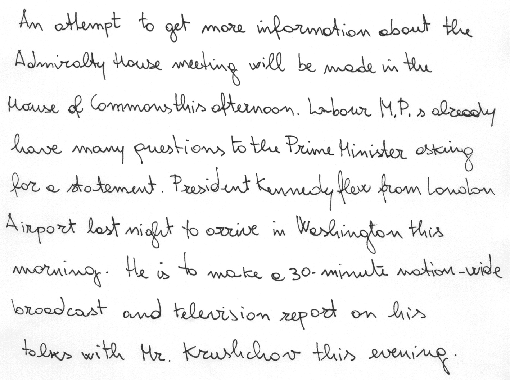
#> input picture text/handwritten.png, 510 x 380 px
$ jupyter execute --allow-errors Segmentation.ipynb
#> lines starting #> are read from the running program, lines starting #| are printed output that depends on the picture; after the words box and inside, x2 and y2 are one past the last pixel; in counts of white or black regions, pixels touching at a corner belong together
[cell 1]
import cv2
import os
import matplotlib.pyplot as plt
import numpy as np

[cell 2]
import pytesseract
pytesseract.pytesseract.tesseract_cmd = r'C:\Program Files\Tesseract-OCR\tesseract.exe'

[cell 3]
image_path = "text/handwritten.png"
image = cv2.imread(image_path)
#> image is the input picture: shape (380, 510, 3); min 28, max 255, mean 242
print(image.shape)
#| (380, 510, 3)

[cell 4]
gray_image = cv2.cvtColor(image, cv2.COLOR_RGB2GRAY)
plt.imshow(gray_image, cmap='gray')

[cell 5]
threshold_value = 100
a, thresholded_image = cv2.threshold(gray_image, threshold_value, 255, cv2.THRESH_BINARY)
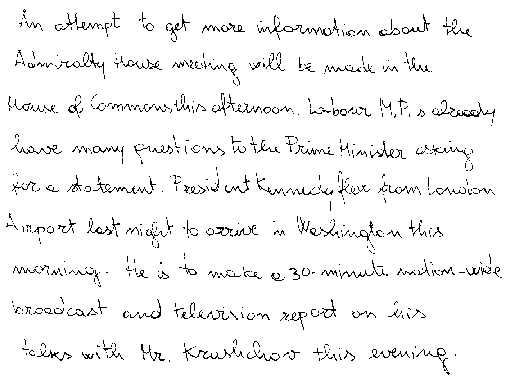
#> thresholded_image: shape (380, 510); 95.7% white; black in thin lines or dots
#> a = 100


$ run again, with text/words.png copied over text/handwritten.png
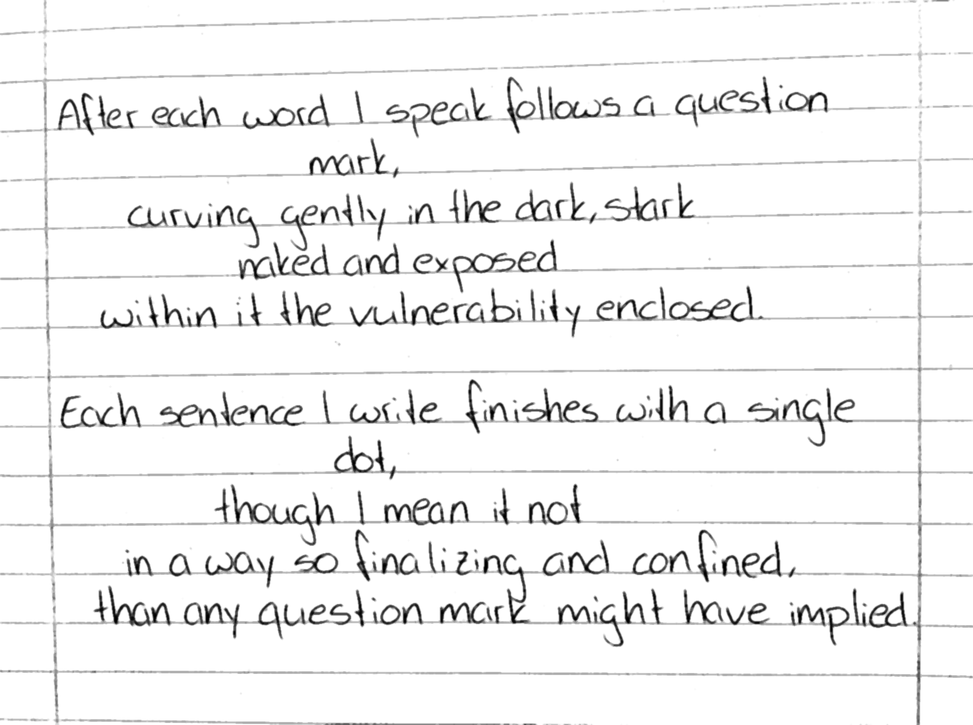
#> input picture text/words.png, 973 x 725 px, shrunk from 1728 x 1287 before the run
#> image is the input picture: shape (725, 973, 3); min 0, max 255, mean 242.4
#| (725, 973, 3)
#> `a, thresholded_image = cv2.threshold(gray_image, threshold_value, 255,..`:
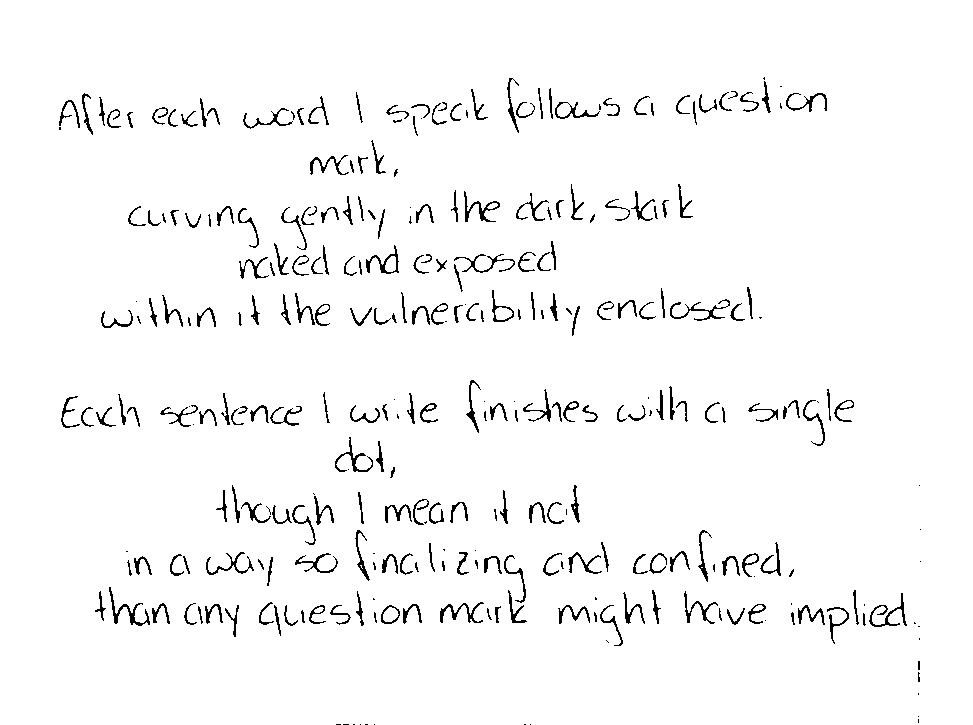
#> thresholded_image: shape (725, 973); 96.9% white; black in thin lines or dots, all inside (x1, y1, x2, y2) = (59, 77, 921, 725)
#> a = 100
